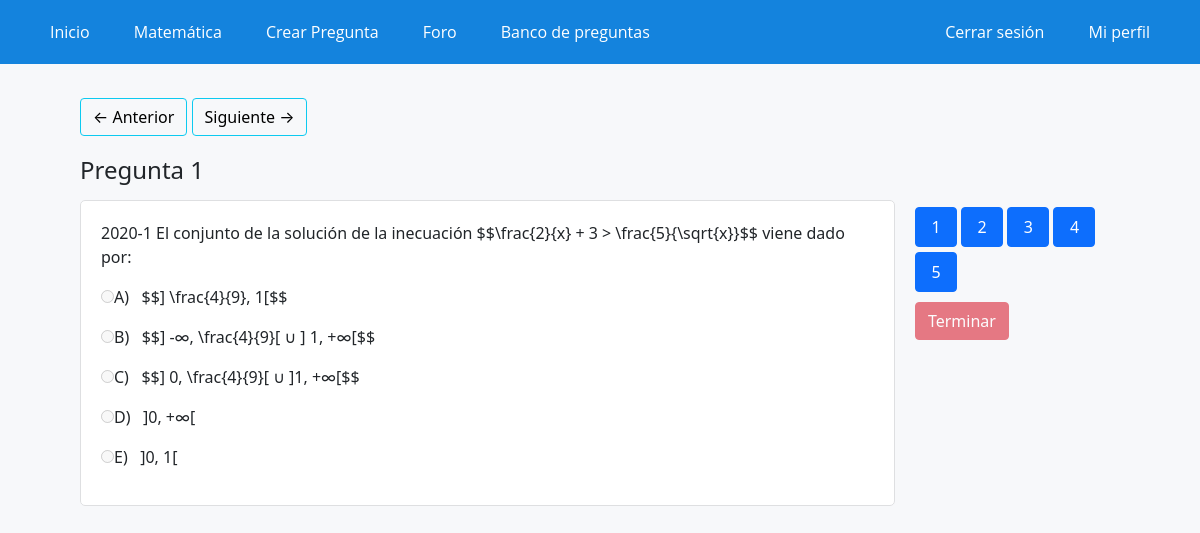
/certamen/?id=JEM9H14 (signed in), run on the app's committed database.
### WebApp/models.py (models this page shows)
class PreguntasMate(models.Model):
    siglas = models.CharField(max_length=7, choices=siglas)
    dificultad = models.CharField(max_length=20, choices=dificultad)
    tema = models.CharField(max_length=100, choices=temas)
    pregunta = models.TextField()
    posible_desarrollo = models.TextField()
    alternativa_a = models.CharField(null=True, max_length=500)
    alternativa_b = models.CharField(null=True, max_length=500)
    alternativa_c = models.CharField(null=True, max_length=500)
    alternativa_d = models.CharField(null=True, max_length=500)
    alternativa_e = models.CharField(null=True, max_length=500)
    alternativa_correcta = models.CharField(null=True, max_length=1, choices=alt_correcta)
    pista = models.CharField(max_length=200)
    puntos = models.IntegerField()

### WebApp/views.py (the view, shortened to what this page needs)
# urls.py: path('certamen/', certamen, name="certamen"),
def certamen(request):
    id_certamen = request.GET.get('id')
    certamen_h = historialCertamen.objects.filter(id_certamen=id_certamen)
    if (certamen_h.exists() == False):#Si el certamen no esta creado lo crea y lo guarda en el historial
        if request.method == 'POST':
            datos = request.POST
            num_preg = int(request.POST['number_of_questions'])
            time = request.POST['tiempo']
            dificultad = request.POST['dificultad']
            temas = []
            for e in datos:
                if e not in ('csrfmiddlewaretoken','tiempo','number_of_questions','dificultad'):
                    temas.append(e)
            preguntas,id_preguntas = generar_preguntas(num_preg,temas,dificultad)
            historialCertamen.objects.create(id_usuario=request.user.id ,id_preguntas=id_preguntas,estado=False,id_certamen=id_certamen)
            data = {'clase':'MAT021',
            'preguntas':preguntas,
            'tiempo':time,
            'estatus':False,
            'id':id_certamen,
            }
            return render(request,'app/base_certamenes.html',data)
    elif certamen_h.exists() and certamen_h[0].estado:#Si el certamen ya esta creado y ha sido terminado
        id_preguntas_c = certamen_h[0].id_preguntas
        id_preguntas_c = id_preguntas_c[1:-1]
        id_preguntas_c = id_preguntas_c.split(',')
        alternativas_marcadas = certamen_h[0].alternativa_marcadas
        alternativas_marcadas= alternativas_marcadas.split(',')
        preguntas = recuperar_preguntas(id_preguntas_c)
        for e in preguntas:
            e['marcada'] = alternativas_marcadas[preguntas.index(e)]
        data = {'clase':'MAT021',
        'preguntas':preguntas,
        'tiempo':'',
        'estatus':True,
        'id':id_certamen,
        }
        return render(request,'app/base_certamenes.html',data)

### WebApp/views.py (called while the page is built)
def recuperar_preguntas(id_preguntas_c):
    preguntas_db = []
    for id in id_preguntas_c:
        pregunta = PreguntasMate.objects.filter(id=id).values()
        preguntas_db.append(pregunta)
    preguntas = []
    for p in preguntas_db:
        e = {'id':'',
            'pregunta':'',
            'A':'',
            'B':'',
            'C':'',
            'D':'',
            'E':'',}
        e['id'] = p[0]['id']
        e['pregunta'] = p[0]['pregunta']
        e['a'] = p[0]['alternativa_a']
        e['b'] = p[0]['alternativa_b']
        e['c'] = p[0]['alternativa_c']
        e['d'] = p[0]['alternativa_d']
        e['e'] = p[0]['alternativa_e']
        preguntas.append(e)
    return preguntas

### WebApp/templates/app/base_certamenes.html (shortened to what this page needs)
{% extends 'app/base.html' %}
{% load static %}
{% block contenido %}
<div class="elContenedor">
    <form action="/resultados/?id={{id}}" method="post" name="formulario"><br>
        <div class="flex-pregunta-certamen">
            <div style="width: 85%;" id="carouselExampleDark" class="carousel carousel-dark">
                <div>
                    {% for e in preguntas %}
                    <div class="carousel-item " id="carrusel">
                        <div class=" d-none d-md-block">
                            <div>
                                <button id="anterior" class="carousel btn btn-outline-info" type="button"
                                    data-bs-target="#carouselExampleDark" data-bs-slide="prev">
                                    <span style="color: black;"> ← Anterior</span>
                                </button>
                                <button id="siguiente" class="carousel btn btn-outline-info" type="button"
                                    data-bs-target="#carouselExampleDark" data-bs-slide="next">
                                    <span style="color: black;">Siguiente →</span>
                                </button>
                            </div>
                            <h4 style="margin-top: 20px;">Pregunta {{forloop.counter}}</h4>
                            <div class="preguntas" style="padding: 20px; margin-top: 15px;">
                                <p>{{e.pregunta}}</p>
                                {% if estatus == False %}
                                <p hidden><input checked type="radio" id="cbox" name={{e.id}}> &nbsp; <label
                                        for="cbox"></label></p>
                                <p><input type="radio" id="cbox1" name={{e.id}} value="A">A) &nbsp; <label for="cbox1">
                                        {{e.a}}</label></p>
                                <p><input type="radio" id="cbox2" name={{e.id}} value="B">B) &nbsp; <label for="cbox2">
                                        {{e.b}}</label></p>
                                <p><input type="radio" id="cbox3" name={{e.id}} value="C">C) &nbsp; <label for="cbox3">
                                        {{e.c}}</label></p>
                                <p><input type="radio" id="cbox4" name={{e.id}} value="D">D) &nbsp; <label for="cbox4">
                                        {{e.d}}</label></p>
                                <p><input type="radio" id="cbox4" name={{e.id}} value="E">E) &nbsp; <label for="cbox4">
                                        {{e.e}}</label></p>
                                {% else %}
                                {% if e.marcada == "A" %}
                                <p><input type="radio" id="cbox1" name={{e.id}} value="A" checked disabled>A) &nbsp;
                                    <label for="cbox1"> {{e.a}}</label></p>
                                {% else %}
                                <p><input type="radio" id="cbox1" name={{e.id}} value="A" disabled>A) &nbsp; <label
                                        for="cbox1"> {{e.a}}</label></p>
                                {% endif %}
                                {% if e.marcada == "B" %}
                                <p><input type="radio" id="cbox2" name={{e.id}} value="B" checked disabled>B) &nbsp;
                                    <label for="cbox2"> {{e.b}}</label></p>
                                {% else %}
                                <p><input type="radio" id="cbox2" name={{e.id}} value="B" disabled>B) &nbsp; <label
                                        for="cbox2"> {{e.b}}</label></p>
                                {% endif %}
                                {% if e.marcada == "C" %}
                                <p><input type="radio" id="cbox3" name={{e.id}} value="C" checked disabled>C) &nbsp;
                                    <label for="cbox3"> {{e.c}}</label></p>
                                {% else %}
                                <p><input type="radio" id="cbox3" name={{e.id}} value="C" disabled>C) &nbsp; <label
                                        for="cbox3"> {{e.c}}</label></p>
                                {% endif %}
                                {% if e.marcada == "D" %}
                                <p><input type="radio" id="cbox4" name={{e.id}} value="D" checked disabled>D) &nbsp;
                                    <label for="cbox4"> {{e.d}}</label></p>
                                {% else %}
                                <p><input type="radio" id="cbox4" name={{e.id}} value="D" disabled>D) &nbsp; <label
                                        for="cbox4"> {{e.d}}</label></p>
                                {% endif %}
                                {% if e.marcada == "E" %}
                                <p><input type="radio" id="cbox4" name={{e.id}} value="E" checked disabled>E) &nbsp;
                                    <label for="cbox4"> {{e.e}}</label></p>
                                {% else %}
                                <p><input type="radio" id="cbox4" name={{e.id}} value="E" disabled>E) &nbsp; <label
                                        for="cbox4"> {{e.e}}</label></p>
                                {% endif %}
                                {% endif %}
                            </div>
                        </div>
                    </div>
                    {% endfor %}
                </div>
            </div>
            <div style="margin-top: 104px;">
                <div style="padding: auto; margin-bottom: 10px; max-width: 300px;">
                    {% for e in preguntas %}
                    <button style="margin-top: 5px; width: 42px; height: 40px; text-align: center;" type="button" data-bs-target="#carouselExampleDark"
                        data-bs-slide-to="{{forloop.counter|add:-1}}" class="btn btn-primary"
                        aria-label="Slide {{forloop.counter}}">{{forloop.counter}}</button>
                    {% endfor %}
                </div>
                {% if estatus == False %}
                <input class="btn btn-danger" type="submit" value="Terminar">
                {% else %}
                <input class="btn btn-danger" type="submit" value="Terminar" disabled>
                {% endif %}
            </div>
        </div>
    </form>
</div>
{% endblock %}

### WebApp/static/app/css/styles.css (style rules this page uses)
* { margin: 0; padding: 0; -webkit-box-sizing: border-box; -moz-box-sizing: border-box; box-sizing: border-box; }
body { background: rgb(247,248,250); }
.elContenedor { width: 90%; padding-top: 0px; margin:auto; }
.preguntas { background-color: rgb(255,255,255); border-radius: 5px ; margin-bottom: 40px; margin-top: 40px; border: 1px solid rgb(222,223,225); }
.flex-pregunta-certamen { display: flex; padding: 10px; border-radius: 5px ; margin-bottom: 40px; }
.flex-pregunta-certamen >div { margin: 10px; margin-top: 0px; text-align: left; }

### data on the page
PreguntasMate: pregunta "2020-1 El conjunto de la solución de la inecuación $$\\frac{2}{x} + 3 > \\frac{5}{\\sqrt{x}}$$ viene dado por:", a "$$] \\frac{4}{9}, 1[$$", b "$$] -∞, \\frac{4}{9}[ ∪ ] 1, +∞[$$", c "$$] 0, \\frac{4}{9}[ ∪ ]1, +∞[$$", d "]0, +∞[", e "]0, 1["
